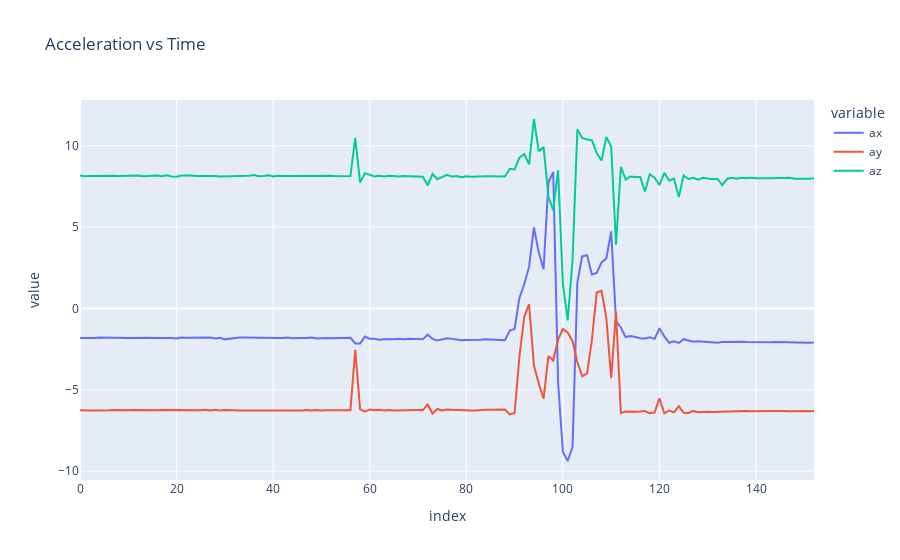

Source (notebook cell):
### Code cell
px.line(data, y=['ax', 'ay', 'az'], title='Acceleration vs Time').show()

### Figure 1 — Plotly figure (JSON) as saved in the notebook; plotly's stock layout.template omitted (floating-point values rounded to 4 significant figures; data arrays with more than 128 entries replaced by an {"elided": "..."} marker saying what was removed)
{"data": [{"hovertemplate": "variable=ax<br>index=%{x}<br>value=%{y}<extra></extra>", "legendgroup": "ax", "line": {"color": "#636efa", "dash": "solid"}, "marker": {"symbol": "circle"}, "mode": "lines", "name": "ax", "orientation": "v", "showlegend": true, "type": "scatter", "x": {"elided": "153 int values"}, "xaxis": "x", "y": {"elided": "153 float values"}, "yaxis": "y"}, {"hovertemplate": "variable=ay<br>index=%{x}<br>value=%{y}<extra></extra>", "legendgroup": "ay", "line": {"color": "#EF553B", "dash": "solid"}, "marker": {"symbol": "circle"}, "mode": "lines", "name": "ay", "orientation": "v", "showlegend": true, "type": "scatter", "x": {"elided": "153 int values"}, "xaxis": "x", "y": {"elided": "153 float values"}, "yaxis": "y"}, {"hovertemplate": "variable=az<br>index=%{x}<br>value=%{y}<extra></extra>", "legendgroup": "az", "line": {"color": "#00cc96", "dash": "solid"}, "marker": {"symbol": "circle"}, "mode": "lines", "name": "az", "orientation": "v", "showlegend": true, "type": "scatter", "x": {"elided": "153 int values"}, "xaxis": "x", "y": {"elided": "153 float values"}, "yaxis": "y"}], "layout": {"legend": {"title": {"text": "variable"}, "tracegroupgap": 0}, "title": {"text": "Acceleration vs Time"}, "xaxis": {"anchor": "y", "domain": [0, 1], "title": {"text": "index"}}, "yaxis": {"anchor": "x", "domain": [0, 1], "title": {"text": "value"}}}}
